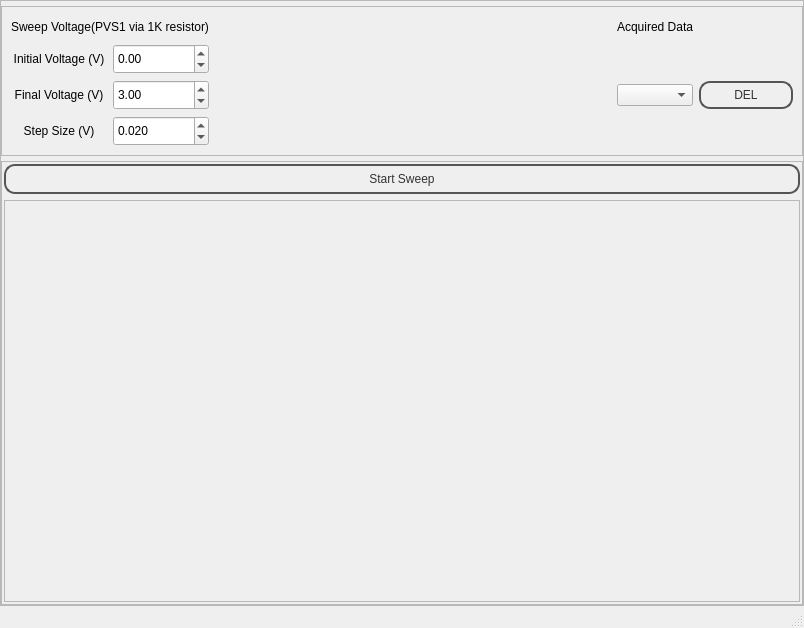
<?xml version="1.0" encoding="UTF-8"?>
<ui version="4.0">
 <class>MainWindow</class>
 <widget class="QMainWindow" name="MainWindow">
  <property name="geometry">
   <rect>
    <x>0</x>
    <y>0</y>
    <width>804</width>
    <height>628</height>
   </rect>
  </property>
  <property name="windowTitle">
   <string>MainWindow</string>
  </property>
  <property name="styleSheet">
   <string notr="true">QPushButton {
color: #333;
border: 2px solid #555;
border-radius: 11px;
padding: 5px;
background: qradialgradient(cx: 0.3, cy: -0.4,
fx: 0.3, fy: -0.4,
radius: 1.35, stop: 0 #fff, stop: 1 #888);
min-width: 80px;
}

QPushButton:pressed {
background: qradialgradient(cx: 0.4, cy: -0.1,
fx: 0.4, fy: -0.1,
radius: 1.35, stop: 0 #fff, stop: 1 #ddd);
}

QFrame.PeripheralCollection{
border-top-left-radius: 5px;
border-top-right-radius: 5px;
border: 1px solid black;
background: qlineargradient(x1: 0, y1: 0, x2: 0, y2: 1,
stop: 0 #6af, stop: 0.1 #689);
}
QFrame.PeripheralCollection QLabel {
color: white;
font-weight: bold;
}

QFrame.PeripheralCollectionInner {
background: qlineargradient(x1: 0, y1: 0, x2: 0, y2: 1,
stop: 0 #abe, stop: 0.7 #aba);
border: none;
border-top: 1px solid black;
}

QFrame.PeripheralCollectionInner QLabel{
color: black;
}

</string>
  </property>
  <widget class="QWidget" name="centralwidget">
   <layout class="QGridLayout" name="gridLayout_3">
    <property name="margin">
     <number>0</number>
    </property>
    <item row="0" column="0">
     <widget class="QFrame" name="widgetFrameOuter">
      <property name="sizePolicy">
       <sizepolicy hsizetype="Preferred" vsizetype="Preferred">
        <horstretch>0</horstretch>
        <verstretch>0</verstretch>
       </sizepolicy>
      </property>
      <property name="styleSheet">
       <string notr="true"/>
      </property>
      <property name="frameShape">
       <enum>QFrame::StyledPanel</enum>
      </property>
      <property name="frameShadow">
       <enum>QFrame::Raised</enum>
      </property>
      <property name="class" stdset="0">
       <string>PeripheralCollection</string>
      </property>
      <layout class="QVBoxLayout" name="verticalLayout_3">
       <property name="spacing">
        <number>5</number>
       </property>
       <property name="leftMargin">
        <number>0</number>
       </property>
       <property name="topMargin">
        <number>5</number>
       </property>
       <property name="rightMargin">
        <number>0</number>
       </property>
       <property name="bottomMargin">
        <number>0</number>
       </property>
       <item>
        <widget class="QFrame" name="frame">
         <property name="sizePolicy">
          <sizepolicy hsizetype="Preferred" vsizetype="Preferred">
           <horstretch>0</horstretch>
           <verstretch>0</verstretch>
          </sizepolicy>
         </property>
         <property name="minimumSize">
          <size>
           <width>0</width>
           <height>150</height>
          </size>
         </property>
         <property name="frameShape">
          <enum>QFrame::StyledPanel</enum>
         </property>
         <property name="frameShadow">
          <enum>QFrame::Raised</enum>
         </property>
         <property name="class" stdset="0">
          <string>PeripheralCollectionInner</string>
         </property>
         <layout class="QGridLayout" name="gridLayout">
          <item row="2" column="4">
           <widget class="QPushButton" name="pushButton_2">
            <property name="minimumSize">
             <size>
              <width>30</width>
              <height>0</height>
             </size>
            </property>
            <property name="maximumSize">
             <size>
              <width>40</width>
              <height>16777215</height>
             </size>
            </property>
            <property name="text">
             <string>DEL</string>
            </property>
           </widget>
          </item>
          <item row="1" column="0">
           <widget class="QLabel" name="label_4">
            <property name="text">
             <string>Initial Voltage (V)</string>
            </property>
            <property name="alignment">
             <set>Qt::AlignCenter</set>
            </property>
           </widget>
          </item>
          <item row="1" column="1">
           <widget class="QDoubleSpinBox" name="startV">
            <property name="minimumSize">
             <size>
              <width>0</width>
              <height>30</height>
             </size>
            </property>
            <property name="minimum">
             <double>-5.000000000000000</double>
            </property>
            <property name="maximum">
             <double>5.000000000000000</double>
            </property>
            <property name="singleStep">
             <double>0.200000000000000</double>
            </property>
           </widget>
          </item>
          <item row="0" column="0" colspan="2">
           <widget class="QLabel" name="label">
            <property name="text">
             <string>Sweep Voltage(PVS1 via 1K resistor)</string>
            </property>
            <property name="alignment">
             <set>Qt::AlignCenter</set>
            </property>
           </widget>
          </item>
          <item row="3" column="1">
           <widget class="QDoubleSpinBox" name="stepV">
            <property name="minimumSize">
             <size>
              <width>0</width>
              <height>30</height>
             </size>
            </property>
            <property name="decimals">
             <number>3</number>
            </property>
            <property name="minimum">
             <double>0.000000000000000</double>
            </property>
            <property name="maximum">
             <double>1.000000000000000</double>
            </property>
            <property name="singleStep">
             <double>0.200000000000000</double>
            </property>
            <property name="value">
             <double>0.020000000000000</double>
            </property>
           </widget>
          </item>
          <item row="2" column="3">
           <widget class="QComboBox" name="tracesBox"/>
          </item>
          <item row="3" column="0">
           <widget class="QLabel" name="label_6">
            <property name="text">
             <string>Step Size (V)</string>
            </property>
            <property name="alignment">
             <set>Qt::AlignCenter</set>
            </property>
           </widget>
          </item>
          <item row="2" column="2">
           <spacer name="horizontalSpacer">
            <property name="orientation">
             <enum>Qt::Horizontal</enum>
            </property>
            <property name="sizeHint" stdset="0">
             <size>
              <width>40</width>
              <height>20</height>
             </size>
            </property>
           </spacer>
          </item>
          <item row="0" column="3">
           <widget class="QLabel" name="label_2">
            <property name="text">
             <string>Acquired Data</string>
            </property>
            <property name="alignment">
             <set>Qt::AlignRight|Qt::AlignTrailing|Qt::AlignVCenter</set>
            </property>
           </widget>
          </item>
          <item row="2" column="0">
           <widget class="QLabel" name="label_5">
            <property name="text">
             <string>Final Voltage (V)</string>
            </property>
            <property name="alignment">
             <set>Qt::AlignCenter</set>
            </property>
           </widget>
          </item>
          <item row="2" column="1">
           <widget class="QDoubleSpinBox" name="stopV">
            <property name="minimumSize">
             <size>
              <width>0</width>
              <height>30</height>
             </size>
            </property>
            <property name="minimum">
             <double>-5.000000000000000</double>
            </property>
            <property name="maximum">
             <double>5.000000000000000</double>
            </property>
            <property name="singleStep">
             <double>0.200000000000000</double>
            </property>
            <property name="value">
             <double>3.000000000000000</double>
            </property>
           </widget>
          </item>
         </layout>
        </widget>
       </item>
       <item>
        <widget class="QFrame" name="frame_2">
         <property name="sizePolicy">
          <sizepolicy hsizetype="Preferred" vsizetype="Preferred">
           <horstretch>0</horstretch>
           <verstretch>0</verstretch>
          </sizepolicy>
         </property>
         <property name="minimumSize">
          <size>
           <width>0</width>
           <height>50</height>
          </size>
         </property>
         <property name="frameShape">
          <enum>QFrame::StyledPanel</enum>
         </property>
         <property name="frameShadow">
          <enum>QFrame::Raised</enum>
         </property>
         <property name="class" stdset="0">
          <string>PeripheralCollectionInner</string>
         </property>
         <layout class="QGridLayout" name="gridLayout_2">
          <property name="horizontalSpacing">
           <number>2</number>
          </property>
          <property name="margin">
           <number>2</number>
          </property>
          <item row="1" column="0">
           <widget class="QScrollArea" name="scrollArea">
            <property name="widgetResizable">
             <bool>true</bool>
            </property>
            <widget class="QWidget" name="scrollAreaWidgetContents">
             <property name="geometry">
              <rect>
               <x>0</x>
               <y>0</y>
               <width>796</width>
               <height>375</height>
              </rect>
             </property>
             <layout class="QGridLayout" name="gridLayout_4">
              <property name="margin">
               <number>2</number>
              </property>
              <property name="spacing">
               <number>2</number>
              </property>
              <item row="0" column="0">
               <layout class="QGridLayout" name="plot_area"/>
              </item>
             </layout>
            </widget>
           </widget>
          </item>
          <item row="0" column="0">
           <widget class="QPushButton" name="pushButton">
            <property name="minimumSize">
             <size>
              <width>94</width>
              <height>30</height>
             </size>
            </property>
            <property name="text">
             <string>Start Sweep</string>
            </property>
           </widget>
          </item>
         </layout>
        </widget>
       </item>
      </layout>
     </widget>
    </item>
   </layout>
  </widget>
  <widget class="QMenuBar" name="menubar">
   <property name="geometry">
    <rect>
     <x>0</x>
     <y>0</y>
     <width>804</width>
     <height>25</height>
    </rect>
   </property>
  </widget>
  <widget class="QStatusBar" name="statusbar"/>
 </widget>
 <resources/>
 <connections>
  <connection>
   <sender>pushButton</sender>
   <signal>clicked()</signal>
   <receiver>MainWindow</receiver>
   <slot>run()</slot>
   <hints>
    <hint type="sourcelabel">
     <x>657</x>
     <y>196</y>
    </hint>
    <hint type="destinationlabel">
     <x>741</x>
     <y>202</y>
    </hint>
   </hints>
  </connection>
  <connection>
   <sender>pushButton_2</sender>
   <signal>clicked()</signal>
   <receiver>MainWindow</receiver>
   <slot>delete_curve()</slot>
   <hints>
    <hint type="sourcelabel">
     <x>707</x>
     <y>124</y>
    </hint>
    <hint type="destinationlabel">
     <x>741</x>
     <y>154</y>
    </hint>
   </hints>
  </connection>
 </connections>
 <slots>
  <slot>run()</slot>
  <slot>delete_curve()</slot>
 </slots>
</ui>
